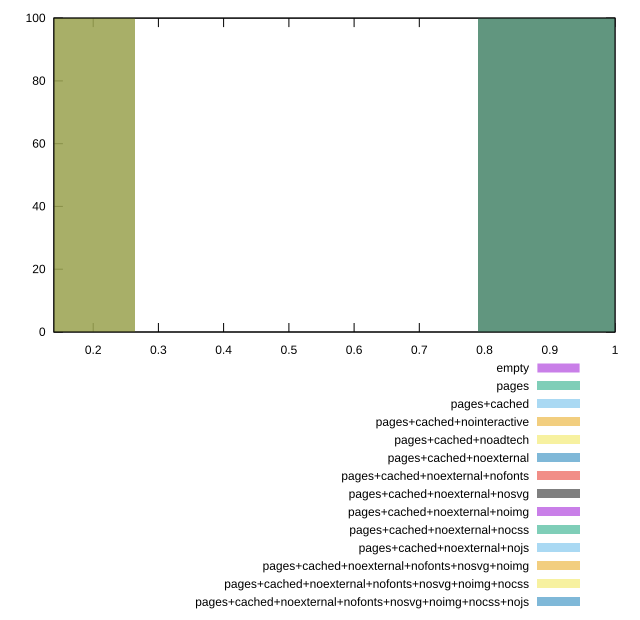

Reproduce this figure in gnuplot.
reset

$empty <<EOF
1.0532616031666386 100
EOF

$pages <<EOF
0 100
EOF

$pagesCached <<EOF
0 100
EOF

$pagesCachedNointeractive <<EOF
0 100
EOF

$pagesCachedNoadtech <<EOF
1.0532616031666386 100
EOF

$pagesCachedNoexternal <<EOF
1.0532616031666386 100
EOF

$pagesCachedNoexternalNofonts <<EOF
1.0532616031666386 100
EOF

$pagesCachedNoexternalNosvg <<EOF
1.0532616031666386 100
EOF

$pagesCachedNoexternalNoimg <<EOF
1.0532616031666386 100
EOF

$pagesCachedNoexternalNocss <<EOF
1.0532616031666386 100
EOF

$pagesCachedNoexternalNojs <<EOF
1.0532616031666386 100
EOF

$pagesCachedNoexternalNofontsNosvgNoimg <<EOF
1.0532616031666386 100
EOF

$pagesCachedNoexternalNofontsNosvgNoimgNocss <<EOF
1.0532616031666386 100
EOF

$pagesCachedNoexternalNofontsNosvgNoimgNocssNojs <<EOF
1.0532616031666386 100
EOF

set key outside below
set boxwidth 0.5266308015833193
set xrange [0.13976444748412886:0.9999991860275903]
set yrange [0:100]
set style fill transparent solid 0.5 noborder
set terminal svg size 640, 620 enhanced background rgb 'white'
set output "report_00007_2020-12-11T15:55:29.892Z/interactive/comparison/histogram/all_score.svg"

plot $empty title "empty" with boxes, \
     $pages title "pages" with boxes, \
     $pagesCached title "pages+cached" with boxes, \
     $pagesCachedNointeractive title "pages+cached+nointeractive" with boxes, \
     $pagesCachedNoadtech title "pages+cached+noadtech" with boxes, \
     $pagesCachedNoexternal title "pages+cached+noexternal" with boxes, \
     $pagesCachedNoexternalNofonts title "pages+cached+noexternal+nofonts" with boxes, \
     $pagesCachedNoexternalNosvg title "pages+cached+noexternal+nosvg" with boxes, \
     $pagesCachedNoexternalNoimg title "pages+cached+noexternal+noimg" with boxes, \
     $pagesCachedNoexternalNocss title "pages+cached+noexternal+nocss" with boxes, \
     $pagesCachedNoexternalNojs title "pages+cached+noexternal+nojs" with boxes, \
     $pagesCachedNoexternalNofontsNosvgNoimg title "pages+cached+noexternal+nofonts+nosvg+noimg" with boxes, \
     $pagesCachedNoexternalNofontsNosvgNoimgNocss title "pages+cached+noexternal+nofonts+nosvg+noimg+nocss" with boxes, \
     $pagesCachedNoexternalNofontsNosvgNoimgNocssNojs title "pages+cached+noexternal+nofonts+nosvg+noimg+nocss+nojs" with boxes

reset
